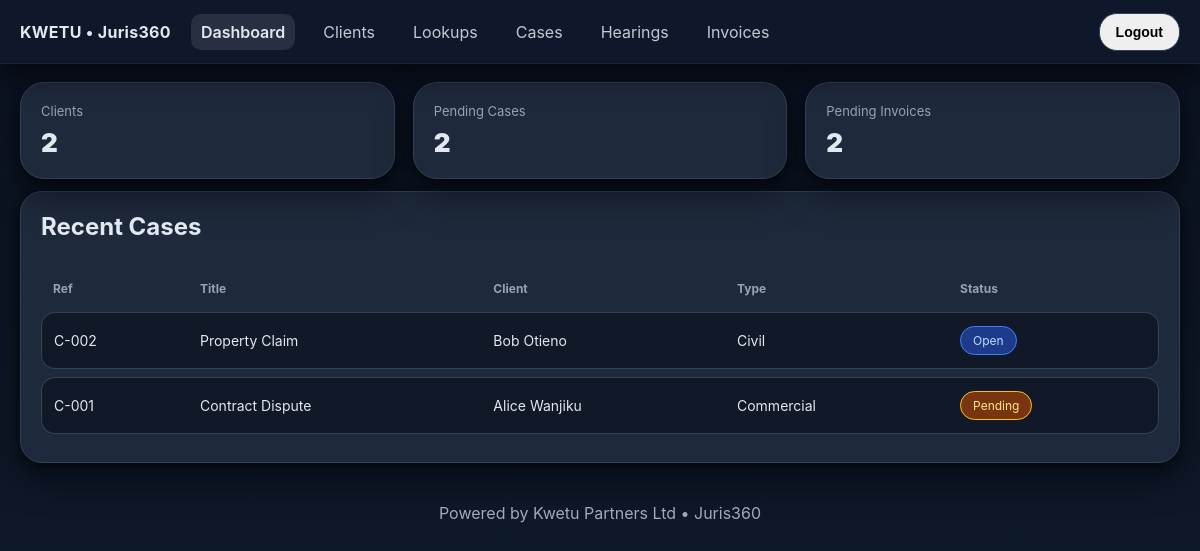
The page / (signed in) on the database its author committed.
### app.py (models this page shows)
class Case(db.Model):
    id = db.Column(db.Integer, primary_key=True)
    ref = db.Column(db.String(40), nullable=False)
    title = db.Column(db.String(200), nullable=False)
    client_id = db.Column(db.Integer, db.ForeignKey('client.id'), nullable=False)
    case_type_id = db.Column(db.Integer, db.ForeignKey('case_type.id'), nullable=False)
    status_id = db.Column(db.Integer, db.ForeignKey('case_status.id'), nullable=False)
    opened_on = db.Column(db.Date, default=date.today)
    next_hearing_date = db.Column(db.Date, nullable=True)
    client = db.relationship('Client', back_populates='cases')
    case_type = db.relationship('CaseType', back_populates='cases')
    status = db.relationship('CaseStatus', back_populates='cases')
    hearings = db.relationship('Hearing', back_populates='case', cascade='all, delete-orphan')
    invoices = db.relationship('Invoice', back_populates='case', cascade='all, delete-orphan')

class Client(db.Model):
    id = db.Column(db.Integer, primary_key=True)
    name = db.Column(db.String(120), nullable=False)
    phone = db.Column(db.String(50))
    email = db.Column(db.String(120))
    address = db.Column(db.String(200))
    cases = db.relationship('Case', back_populates='client', cascade='all, delete-orphan')
    invoices = db.relationship('Invoice', back_populates='client', cascade='all, delete-orphan')

class CaseType(db.Model):
    id = db.Column(db.Integer, primary_key=True)
    name = db.Column(db.String(80), unique=True, nullable=False)
    cases = db.relationship('Case', back_populates='case_type')

class CaseStatus(db.Model):
    id = db.Column(db.Integer, primary_key=True)
    name = db.Column(db.String(40), unique=True, nullable=False)
    cases = db.relationship('Case', back_populates='status')
    hearings = db.relationship('Hearing', back_populates='status')
    invoices = db.relationship('Invoice', back_populates='status')

### app.py (the view)
@app.route('/')
@login_required
def dashboard():
    recent = Case.query.order_by(Case.id.desc()).limit(5).all()
    return render_template('dashboard.html', active='dashboard', metrics=_metrics(), recent_cases=recent)

### app.py (called while the page is built)
def login_required(view):
    @wraps(view)
    def _wrap(*a, **kw):
        if not app.config['REQUIRE_LOGIN'] or session.get('user'):
            return view(*a, **kw)
        return redirect(url_for('login', next=request.path))
    return _wrap

@app.context_processor
def inject_globals():
    return dict(config=app.config, session=session)

def _metrics():
    clients = Client.query.count()
    pending_cases = Case.query.join(CaseStatus).filter(CaseStatus.name.in_(['Pending','Open'])).count()
    pending_invoices = Invoice.query.join(CaseStatus).filter(CaseStatus.name.in_(['Pending','Open'])).count()
    return {'clients': clients, 'pending_cases': pending_cases, 'pending_invoices': pending_invoices}

### templates/dashboard.html (shortened to what this page needs)
{% extends "base.html" %}
{% block content %}
<div class="kpi">
  <div class="tile">
    <div class="label">Clients</div>
    <div class="value">{{ metrics.clients }}</div>
  </div>
  <div class="tile">
    <div class="label">Pending Cases</div>
    <div class="value">{{ metrics.pending_cases }}</div>
  </div>
  <div class="tile">
    <div class="label">Pending Invoices</div>
    <div class="value">{{ metrics.pending_invoices }}</div>
  </div>
</div>
<div class="card">
  <div class="section-head">
    <h1>Recent Cases</h1>
  </div>
  <table>
    <thead><tr><th>Ref</th><th>Title</th><th>Client</th><th>Type</th><th>Status</th></tr></thead>
    <tbody>
      {% for c in recent_cases %}
      <tr>
        <td>{{ c.ref }}</td>
        <td>{{ c.title }}</td>
        <td>{{ c.client.name }}</td>
        <td>{{ c.case_type.name }}</td>
        <td>
          <span class="badge {{ c.status.name|lower }}">{{ c.status.name }}</span>
        </td>
      </tr>
      {% endfor %}
    </tbody>
  </table>
</div>
{% endblock %}

### static/kwetu.css (style rules this page uses)
:root { --topbar-start:#0f172a; --topbar-end:#1e293b; --accent:#38bdf8; --accent-strong:#22d3ee; --bg:#0b1220; --bg-soft:#0f1b2d; --surface:#111827; --card:#1e293b; --text:#e2e8f0; --muted:#94a3b8; --border:#334155; --danger:#dc2626; --success:#16a34a; --info:#1d4ed8; --shadow:0 14px 34px rgba(0,0,0,.5), 0 3px 10px rgba(0,0,0,.4); }
* { box-sizing:border-box }
html,body { height:100% }
body { margin:0; font-family:Inter, ui-sans-serif, system-ui, -apple-system, Segoe UI, Roboto, Arial, Noto Sans; background:linear-gradient(180deg, var(--bg), var(--bg-soft)); color:var(--text); }
.card { background:var(--card); border:1px solid var(--border); border-radius:22px; padding:20px; box-shadow:var(--shadow); margin-bottom:20px; }
h1 { font-size:24px;margin:0 0 12px }
.section-head { display:flex;align-items:center;justify-content:space-between;margin-bottom:12px }
.kpi { display:grid;grid-template-columns:repeat(3,minmax(0,1fr));gap:18px;margin-bottom:12px }
.kpi .tile { background:var(--card);border:1px solid var(--border);border-radius:24px;padding:20px; box-shadow:var(--shadow); }
.kpi .tile .label { color:var(--muted);font-size:13px }
.kpi .tile .value { font-size:26px;font-weight:900;margin-top:8px;color:var(--text) }
table { width:100%;border-collapse:separate;border-spacing:0 8px }
thead th { color:var(--muted);font-weight:700;font-size:12px;padding:8px 12px;text-align:left }
tbody td { background:var(--surface);border-top:1px solid var(--border);border-bottom:1px solid var(--border); padding:13px 12px;font-size:14px;color:var(--text) }
tbody tr { transition:transform .08s ease, box-shadow .12s ease }
tbody tr td:first-child { border-left:1px solid var(--border);border-top-left-radius:14px;border-bottom-left-radius:14px }
tbody tr td:last-child { border-right:1px solid var(--border);border-top-right-radius:14px;border-bottom-right-radius:14px }
.badge { padding:6px 12px;border-radius:999px;font-size:12px;border:1px solid var(--border);display:inline-block }
.badge.pending { background:#78350f;color:#fde68a;border-color:#fbbf24 }
.badge.open { background:#1e3a8a;color:#bfdbfe;border-color:#3b82f6 }

### rows shown on the page
Case: ref "C-002", title "Property Claim", client.name "Bob Otieno", case_type.name "Civil", status.name "Open"
Case: ref "C-001", title "Contract Dispute", client.name "Alice Wanjiku", case_type.name "Commercial", status.name "Pending"

### other values the page prints
{{ metrics.clients }} "2"
{{ metrics.pending_cases }} "2"
{{ metrics.pending_invoices }} "2"
